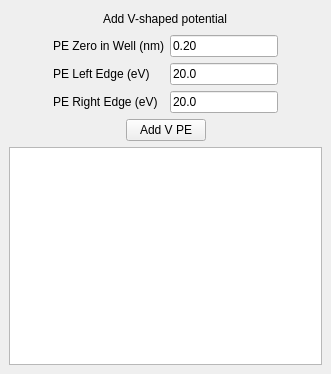
<?xml version="1.0" encoding="UTF-8"?>
<ui version="4.0">
 <class>AddVpeDock</class>
 <widget class="QDockWidget" name="AddVpeDock">
  <property name="geometry">
   <rect>
    <x>0</x>
    <y>0</y>
    <width>331</width>
    <height>374</height>
   </rect>
  </property>
  <property name="features">
   <set>QDockWidget::DockWidgetFloatable|QDockWidget::DockWidgetMovable</set>
  </property>
  <property name="windowTitle">
   <string>DockWidget</string>
  </property>
  <widget class="QWidget" name="dockWidgetContents">
   <layout class="QVBoxLayout" name="verticalLayout">
    <item>
     <layout class="QHBoxLayout" name="horizontalLayout_3">
      <item>
       <spacer name="horizontalSpacer_6">
        <property name="orientation">
         <enum>Qt::Horizontal</enum>
        </property>
        <property name="sizeHint" stdset="0">
         <size>
          <width>40</width>
          <height>20</height>
         </size>
        </property>
       </spacer>
      </item>
      <item>
       <widget class="QLabel" name="label_4">
        <property name="text">
         <string>Add V-shaped potential</string>
        </property>
       </widget>
      </item>
      <item>
       <spacer name="horizontalSpacer_5">
        <property name="orientation">
         <enum>Qt::Horizontal</enum>
        </property>
        <property name="sizeHint" stdset="0">
         <size>
          <width>40</width>
          <height>20</height>
         </size>
        </property>
       </spacer>
      </item>
     </layout>
    </item>
    <item>
     <layout class="QHBoxLayout" name="horizontalLayout">
      <item>
       <spacer name="horizontalSpacer_2">
        <property name="orientation">
         <enum>Qt::Horizontal</enum>
        </property>
        <property name="sizeHint" stdset="0">
         <size>
          <width>40</width>
          <height>20</height>
         </size>
        </property>
       </spacer>
      </item>
      <item>
       <layout class="QFormLayout" name="formLayout">
        <item row="0" column="0">
         <widget class="QLabel" name="label">
          <property name="text">
           <string>PE Zero in Well (nm)</string>
          </property>
         </widget>
        </item>
        <item row="1" column="0">
         <widget class="QLabel" name="label_2">
          <property name="text">
           <string>PE Left Edge (eV)</string>
          </property>
         </widget>
        </item>
        <item row="1" column="1">
         <widget class="QLineEdit" name="le_vleft">
          <property name="text">
           <string>20.0</string>
          </property>
         </widget>
        </item>
        <item row="2" column="0">
         <widget class="QLabel" name="label_3">
          <property name="text">
           <string>PE Right Edge (eV)</string>
          </property>
         </widget>
        </item>
        <item row="2" column="1">
         <widget class="QLineEdit" name="le_vright">
          <property name="text">
           <string>20.0</string>
          </property>
         </widget>
        </item>
        <item row="0" column="1">
         <widget class="QLineEdit" name="le_xzero">
          <property name="text">
           <string>0.20</string>
          </property>
         </widget>
        </item>
       </layout>
      </item>
      <item>
       <spacer name="horizontalSpacer">
        <property name="orientation">
         <enum>Qt::Horizontal</enum>
        </property>
        <property name="sizeHint" stdset="0">
         <size>
          <width>40</width>
          <height>20</height>
         </size>
        </property>
       </spacer>
      </item>
     </layout>
    </item>
    <item>
     <layout class="QHBoxLayout" name="horizontalLayout_2">
      <item>
       <spacer name="horizontalSpacer_4">
        <property name="orientation">
         <enum>Qt::Horizontal</enum>
        </property>
        <property name="sizeHint" stdset="0">
         <size>
          <width>40</width>
          <height>20</height>
         </size>
        </property>
       </spacer>
      </item>
      <item>
       <widget class="QPushButton" name="pb_add">
        <property name="text">
         <string>Add V PE</string>
        </property>
       </widget>
      </item>
      <item>
       <spacer name="horizontalSpacer_3">
        <property name="orientation">
         <enum>Qt::Horizontal</enum>
        </property>
        <property name="sizeHint" stdset="0">
         <size>
          <width>40</width>
          <height>20</height>
         </size>
        </property>
       </spacer>
      </item>
     </layout>
    </item>
    <item>
     <widget class="QTextEdit" name="te_addvpe"/>
    </item>
   </layout>
  </widget>
 </widget>
 <resources/>
 <connections/>
</ui>
